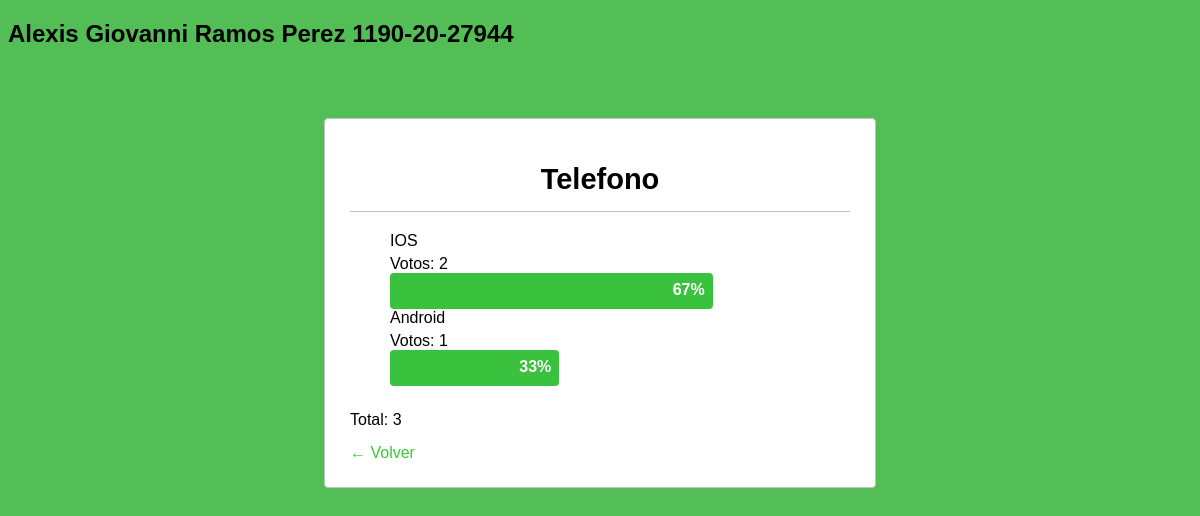
Page /resultado.php?id=9 on the committed database.
### tables this page shows
CREATE TABLE opciones (
    id INTEGER PRIMARY KEY AUTOINCREMENT,
    id_encuesta INTEGER NOT NULL,
    nombre TEXT NOT NULL,
    valor INTEGER NOT NULL
);

CREATE TABLE "encuestas" (
	"id"	INTEGER,
	"titulo"	TEXT NOT NULL,
	"fecha"	DATE NOT NULL,
	PRIMARY KEY("id" AUTOINCREMENT)
);

### resultado.php (the view, shortened to what this page needs)
<?php
$dbFile = 'encuestas.db';
$conex = new SQLite3($dbFile);
$suma = 0;
$id = $_GET['id'];
$mod = $conex->query("SELECT SUM(valor) as valor FROM opciones WHERE id_encuesta = ".$id);
while ($result = $mod->fetchArray(SQLITE3_ASSOC)) {
    $suma = $result['valor'];
}
?>
<!DOCTYPE HTML>
<html lang="en-US">
<head>
    <link rel="stylesheet" href="estilos.css">
</head>
<body>
    <div><h2>Alexis Giovanni Ramos Perez 1190-20-27944</h2></div>
<div class="wrap">
<form action="" method="post">
<?php
$aux = 0;
$sql = "SELECT nombre, valor FROM opciones WHERE id_encuesta = " . $id;
$req = $conex->query($sql);
while ($result = $req->fetchArray(SQLITE3_ASSOC)) {
    if ($aux == 0) {
        $tituloQuery = $conex->query("SELECT titulo FROM encuestas WHERE id = " . $id);
        $tituloResult = $tituloQuery->fetchArray(SQLITE3_ASSOC);
        $titulo = $tituloResult['titulo'];
        echo "<h1>".$titulo."</h1>";
        echo "<ul class='votacion'>";
        $aux = 1;
    }
    echo '<li><div class="fl">'.$result['nombre'].'</div><div class="fr">Votos: '.$result['valor'].'</div>';
    if ($suma == 0) {
        echo '<div class="barra cero" style="width:0%;"></div></li>';
    } else {
        echo '<div class="barra" style="width:'.($result['valor']*100/$suma).'%;">'.round($result['valor']*100/$suma).'%</div></li>';
    }
}
echo '</ul>';
if (isset($aux)) {
    echo '<span class="fr">Total: '.$suma.'</span>';
    echo '<a href="encuesta.php?id='.$id.'"" class="volver">← Volver</a>';
}
?>
</form>
</div>
</body>
</html>

### estilos.css (style rules this page uses)
.barra { background: #3ac13d; clear: both; height: 20px; color: white; font-weight: bold; text-align: right; padding: 8px; border-radius: 4px; max-width: 356px; min-width: 20px; }
body { background: #53be55; font-family: Arial, sans-serif; }
a { text-decoration: none; color: #35cc35; }
.wrap { padding: 25px; margin: 0 auto; width: 500px; background: #ffffff; border-radius: 4px; margin-top: 70px; border: 1px solid #bdc3c7; }
h1 { margin-bottom: 20px; font-size: 29px; border-bottom: 1px solid #bdc3c7; padding-bottom: 15px; text-align: center; color: #000000; }
ul.votacion { margin-bottom: 25px; list-style: none; }
.votacion .fl { margin-bottom: 5px; }
.volver { display: block; padding-top: 15px; clear: both; color: #35cc35; }

### rows in the picture
opciones: id_encuesta.titulo "Telefono", nombre "IOS", valor "2", $result['valor']*100/$suma 66.666666666667 (drawn), valor "67"
opciones: nombre "Android", valor "1", $result['valor']*100/$suma 33.333333333333 (drawn), valor "33"

### other values in the picture
$suma "3"
